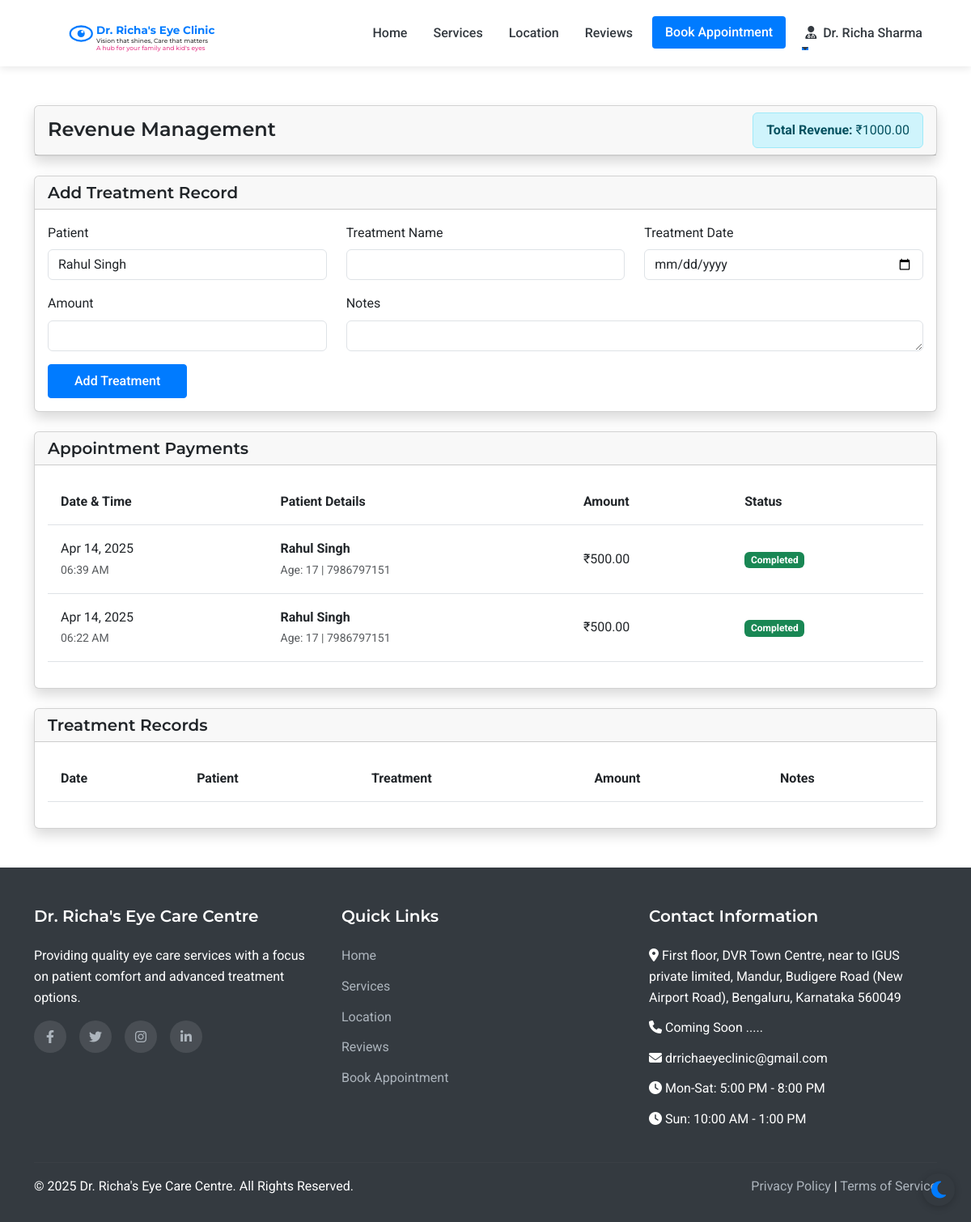
Before: /admin/revenue (signed in) with the older database file.
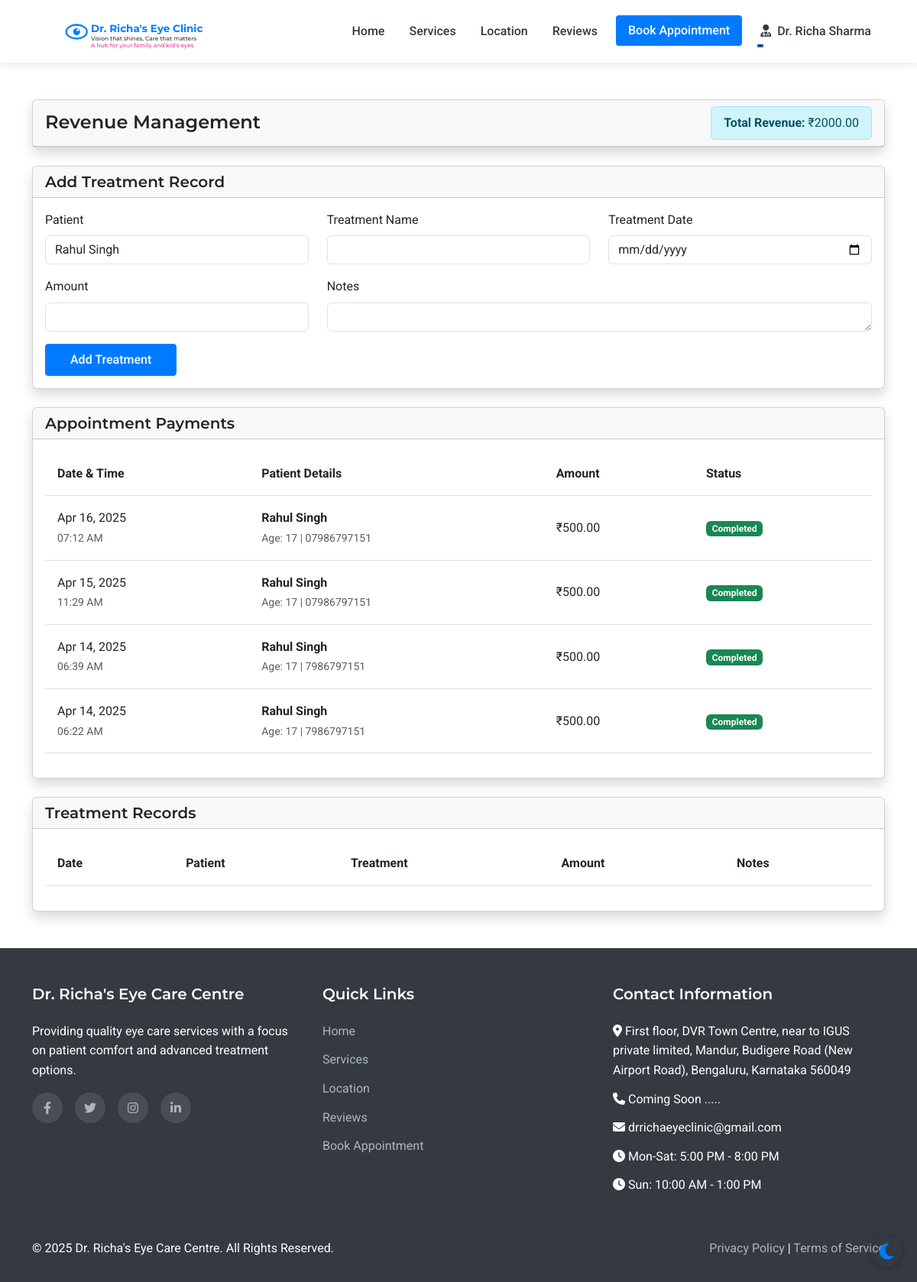
After: the same page with the newer database file.
### models.py (models this page shows, shortened)
class Payment(db.Model):
    id = db.Column(db.Integer, primary_key=True)
    appointment_id = db.Column(db.Integer, db.ForeignKey('appointment.id'), nullable=False)
    appointment = db.relationship('Appointment', backref='payment', uselist=False)
    amount = db.Column(db.Float, nullable=False)
    payment_method = db.Column(db.String(50), nullable=False)  # upi, bank_transfer, credit_card, debit_card, cash
    transaction_id = db.Column(db.String(100), nullable=True)
    razorpay_order_id = db.Column(db.String(100), nullable=True)
    razorpay_payment_id = db.Column(db.String(100), nullable=True)
    razorpay_signature = db.Column(db.String(200), nullable=True)
    upi_id = db.Column(db.String(100), nullable=True)
    status = db.Column(db.String(20), default='pending')  # pending, completed, failed
    created_at = db.Column(db.DateTime, default=datetime.utcnow)

class Patient(UserMixin, db.Model):
    id = db.Column(db.Integer, primary_key=True)
    full_name = db.Column(db.String(100), nullable=False)
    mobile_number = db.Column(db.String(15), nullable=False)
    email = db.Column(db.String(100), nullable=True)
    age = db.Column(db.Integer, nullable=False)
    password_hash = db.Column(db.String(256), nullable=True)
    is_registered = db.Column(db.Boolean, default=False)
    created_at = db.Column(db.DateTime, nullable=False, default=datetime.utcnow)
    appointments = db.relationship('Appointment', backref='patient', lazy=True)
    doctor_prescriptions = db.relationship('DoctorPrescription', backref='patient', lazy=True)
    optometrist_prescriptions = db.relationship('OptometristPrescription', backref='patient', lazy=True)

### routes.py (the view, shortened to what this page needs)
@app.route('/admin/revenue', methods=['GET', 'POST'])
@login_required
def admin_revenue():
    if not isinstance(current_user, Doctor):
        flash('Access denied. Doctor privileges required.', 'danger')
        return redirect(url_for('index'))
    payments = (
        db.session.query(Payment, Patient)
        .join(Appointment, Payment.appointment_id == Appointment.id)
        .join(Patient, Appointment.patient_id == Patient.id)
        .order_by(Payment.created_at.desc())
        .all()
    )
    treatments = Treatment.query.order_by(Treatment.treatment_date.desc()).all()
    appointment_revenue = sum(payment.amount for payment, _ in payments if payment.status == 'completed')
    treatment_revenue = sum(treatment.amount for treatment in treatments)
    total_revenue = appointment_revenue + treatment_revenue
    patients = Patient.query.order_by(Patient.full_name).all()
    return render_template('admin/revenue.html', payments=payments, treatments=treatments, patients=patients, total_revenue=total_revenue)

### app.py (called while the page is built)
@login_manager.user_loader
def load_user(user_id):
    from models import Doctor, Assistant, Admin, Patient
    try:
        if user_id.startswith('doctor_'):
            return Doctor.query.get(int(user_id.split('_')[1]))
        elif user_id.startswith('assistant_'):
            return Assistant.query.get(int(user_id.split('_')[1]))
        elif user_id.startswith('admin_'):
            return Admin.query.get(int(user_id.split('_')[1]))
        else:
            return Patient.query.get(int(user_id))
    except (ValueError, AttributeError):
        return None

### routes.py (called while the page is built)
@app.context_processor
def inject_now():
    return {'now': datetime.now()}

### templates/admin/revenue.html (shortened to what the changed rows need)
{% extends 'layout.html' %}
{% block content %}
<div class="container py-5">
    <div class="row">
        <div class="col-12 mb-4">
            <div class="card shadow">
                <div class="card-header d-flex justify-content-between align-items-center">
                    <h4 class="mb-0">Revenue Management</h4>
                    <div class="alert alert-info mb-0 py-2">
                        <strong>Total Revenue:</strong> ₹{{ "%.2f"|format(total_revenue) }}
                    </div>
                </div>
            </div>
        </div>
        <div class="col-12 mb-4">
            <div class="card shadow">
                <div class="card-body">
                    <div class="table-responsive">
                        <table class="table table-hover">
                            <thead>
                                <tr>
                                    <th>Date & Time</th>
                                    <th>Patient Details</th>
                                    <th>Amount</th>
                                    <th>Status</th>
                                </tr>
                            </thead>
                            <tbody>
                                {% for payment, patient in payments %}
                                <tr>
                                    <td>
                                        {{ payment.created_at.strftime('%b %d, %Y') }}<br>
                                        <small class="text-muted">{{ payment.created_at.strftime('%I:%M %p') }}</small>
                                    </td>
                                    <td>
                                        <strong>{{ patient.full_name }}</strong><br>
                                        <small class="text-muted">Age: {{ patient.age }} | {{ patient.mobile_number }}</small>
                                    </td>
                                    <td>₹{{ "%.2f"|format(payment.amount) }}</td>
                                    <td>
                                        <span class="badge bg-success">{{ payment.status|title }}</span>
                                    </td>
                                </tr>
                                {% endfor %}
                            </tbody>
                        </table>
                    </div>
                </div>
            </div>
        </div>
        <div class="col-12">
            <div class="card shadow">
                <div class="card-body">
                    <div class="table-responsive">
                        <table class="table table-hover">
                            <thead>
                                <tr>
                                    <th>Date</th>
                                    <th>Patient</th>
                                    <th>Treatment</th>
                                    <th>Amount</th>
                                    <th>Notes</th>
                                </tr>
                            </thead>
                        </table>
                    </div>
                </div>
            </div>
        </div>
    </div>
</div>
{% endblock %}

Changed rows visible on the page:
added Payment: created_at "Apr 16, 2025", created_at "07:12 AM", full_name "Rahul Singh", age "17", mobile_number "07986797151", amount "500.00", status "Completed"
added Payment: created_at "Apr 15, 2025", created_at "11:29 AM", full_name "Rahul Singh", age "17", mobile_number "07986797151", amount "500.00", status "Completed"
Other visible differences:
{{ "%.2f"|format(total_revenue) }}: "1000.00" → "2000.00"
